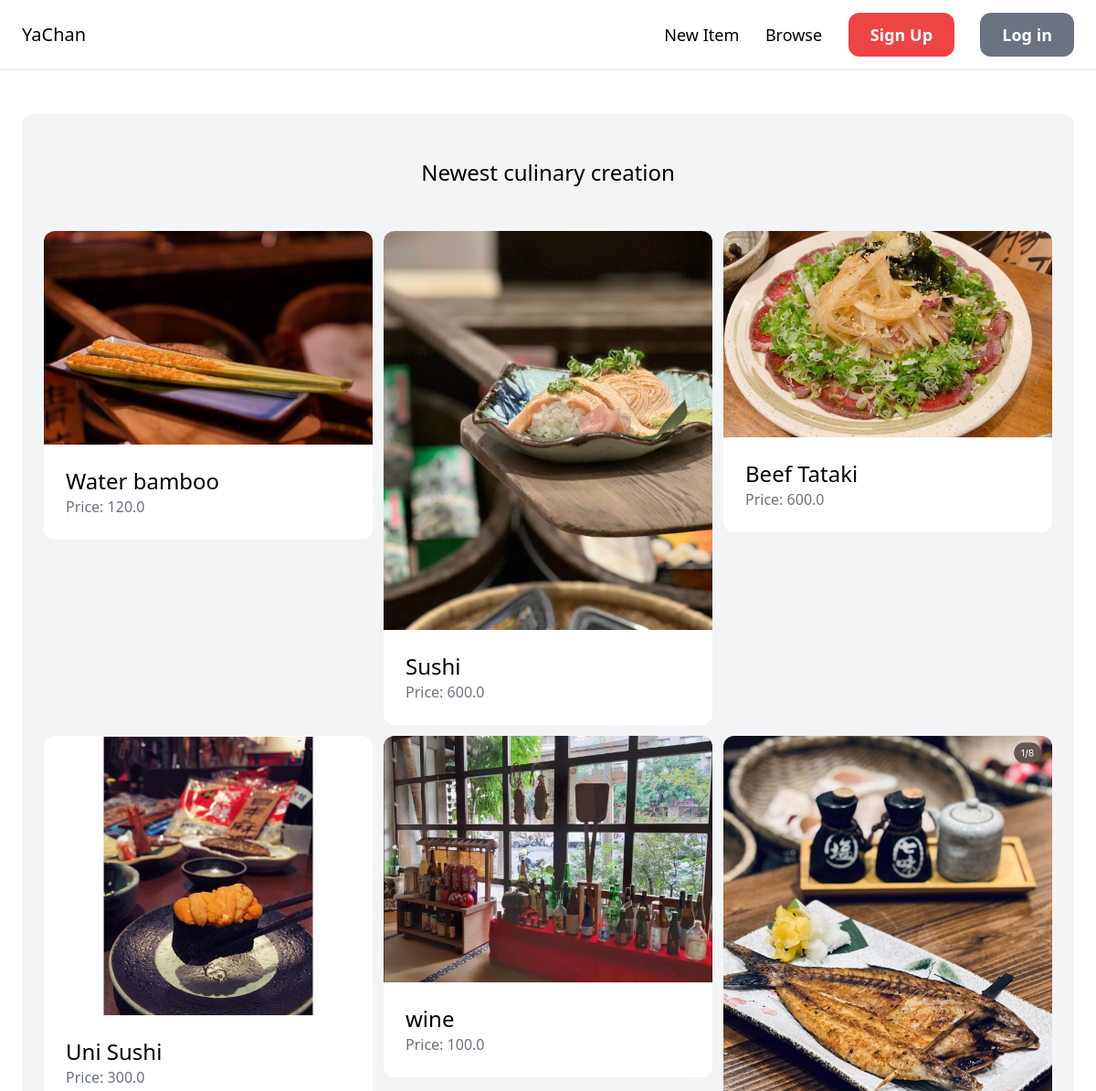
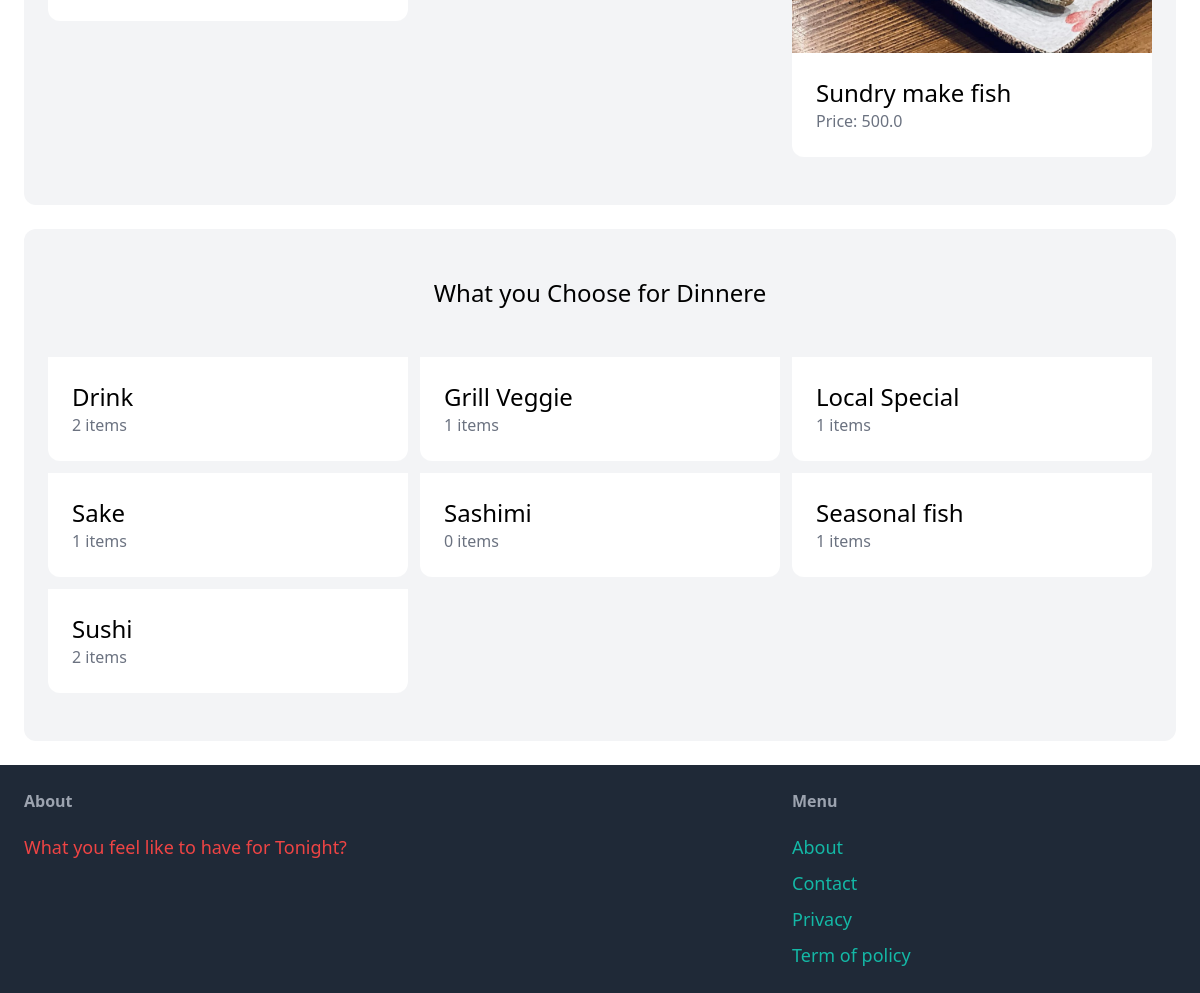
The page / on the database its author committed (2 pictures, top to bottom).
### item/models.py (models this page shows, shortened)
class Item(models.Model):
    category = models.ForeignKey(Category, related_name='items', on_delete=models.CASCADE)
    name = models.CharField(max_length=255)
    description = models.TextField(blank=True, null=True)
    price = models.FloatField()
    image = models.ImageField(upload_to='item_image', blank=True, null=True)
    is_sold = models.BooleanField(default=False)
    created_at = models.DateTimeField(auto_now_add=True)
    created_by = models.ForeignKey(User, related_name='items', on_delete=models.CASCADE)

class Category(models.Model):
    name = models.CharField(max_length=255)
    class Meta:
        ordering = ('name',)
        verbose_name_plural = 'Categories'

### core/views.py (the view)
# urls.py: path('', views.index, name='index'),
def index(request):
    items = Item.objects.filter(is_sold=False)[0:6]
    categories = Category.objects.all()
    return render(request,'core/index.html',{
        'categories': categories,
        'items': items,
    })

### core/templates/core/index.html (shortened to what this page needs)
{% extends 'core/base.html'%}
{% block content %}
<div class="mt-6 px-6 py-12 bg-gray-100 rounded-xl">
    <h2 class="mb-12 text-2xl text-center">Newest culinary creation</h2>
    <div class="grid grid-cols-3 gap-3">
        {% for item in items %}
            <div>
                <a href="{% url 'item:detail' item.id %}">
                    {% if item.image %}
    <div>
        <img src="{{ item.image.url }}" class="rounded-t-xl">
    </div>
{% endif %}
                    <div class="p-6 bg-white rounded-b-xl">
                        <h2 class="text-2xl"> {{ item.name }}</h2>
                        <p class="text-gray-500">Price: {{ item.price }}</p>
                    </div>
                </a>
            </div>
        {% endfor %}
    </div>
</div>
<div class="mt-6 px-6 py-12 bg-gray-100 rounded-xl">
    <h2 class="mb-12 text-2xl text-center"> What you Choose for Dinnere</h2>
    <div class="grid grid-cols-3 gap-3">
{% for category in  categories %}
<div>
    <a href="#">
        <div class="p-6 bg-white rounded-b-xl">
            <h2 class="text-2xl"> {{ category.name }}</h2>
            <p class="text-gray-500">{{ category.items.count }} items</p>
        </div>
    </a>
</div>
{% endfor %}
</div>
</div>
{% endblock %}

### core/templates/core/base.html (shortened to what this page needs)
<!DOCTYPE html>
<html>
    <head>
        <script src="https://cdn.tailwindcss.com"></script>
    </head>
    <body>
        <nav class="px-6 py-6 flex justify-between  items-center border-b border-gray-200">
            <a href="/" class="text-xl front semibild"> YaChan  </a>
                <div class="space-x-6">
                    <a href="{% url 'item:new' %}" class="text-lg font semibild hover:text-gray-500"> New Item </a>
                    <a href="{% url 'item:items' %}" class="text-lg font semibild hover:text-gray-500"> Browse </a>
                    {% if request.user.is_authenticated %}
                    <a href="{% url 'conversation:inbox'%}" class="px-6 py-3 text-lg font-semibold bg-red-500 text-white rounded-xl hover:bg-red-700"> Inbox</a>
                    <a href="{% url 'dashboard:index' %}" class="px-6 py-3 text-lg font-semibold bg-gray-500 text-white rounded-xl hover:bg-gray-700"> Dashbord</a>
                    {% else %}
                        <a href="{% url 'core:signup' %}" class="px-6 py-3 text-lg font-semibold bg-red-500 text-white rounded-xl hover:bg-red-700">Sign Up</a>
                        <a href="{% url 'core:login' %}" class="px-6 py-3 text-lg font-semibold bg-gray-500 text-white rounded-xl hover:bg-gray-700">Log in</a>
                    {% endif %}
                </div>
        </nav>
        <div class="px-6 py-6">
            {% block content %}
            {% endblock %}
        </div>
        <footer class="py-6 px-6 flex justify-between bg-gray-800">
            <div class="w2/3 pr-10">
                <h3 class="mb-5 font-semibold text-gray-400"> About </h3>
                <p class="text-lg text-red-500"> What you feel like to have for Tonight? </p>
            </div>
            <div class="w-1/3">
                <h3 class="mb-5 font-semibold text-gray-400"> Menu </h3>
                <ul class=" space-y-2">
                    <li><a href="#" class="text-lg text-teal-500 hover:text-teal-700"> About</a></li>
                    <li><a href={% url 'core:contact' %} class="text-lg text-teal-500 hover:text-teal-700"> Contact</a></li>
                    <li><a href="#" class="text-lg text-teal-500 hover:text-teal-700"> Privacy</a></li>
                    <li><a href="#" class="text-lg text-teal-500 hover:text-teal-700"> Term of policy</a></li>
                </ul>
            </div>
        </footer>
    </body>
</html>

### rows shown on the page
Item: image (picture), name "Water bamboo", price "120.0"
Item: image (picture), name "Sushi", price "600.0"
Item: image (picture), name "Beef Tataki", price "600.0"
Item: image (picture), name "Uni Sushi", price "300.0"
Item: image (picture), name "wine", price "100.0"
Item: image (picture), name "Sundry make fish", price "500.0"
Category: name "Drink", items.count "2"
Category: name "Grill Veggie", items.count "1"
Category: name "Local Special", items.count "1"
Category: name "Sake", items.count "1"
Category: name "Sashimi", items.count "0"
Category: name "Seasonal fish", items.count "1"
Category: name "Sushi", items.count "2"
